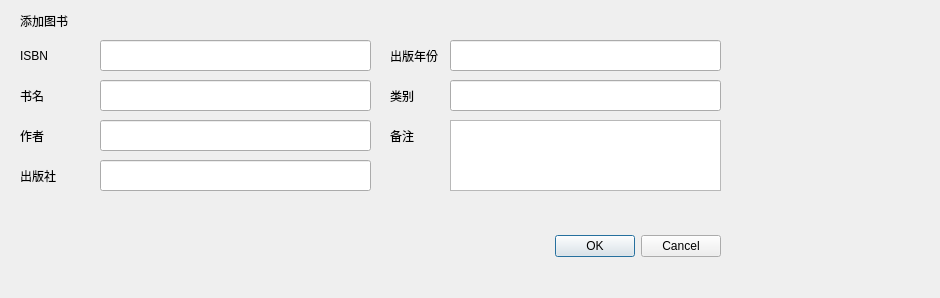
<?xml version="1.0" encoding="UTF-8"?>
<ui version="4.0">
 <class>AddBookDialog</class>
 <widget class="QDialog" name="AddBookDialog">
  <property name="geometry">
   <rect>
    <x>0</x>
    <y>0</y>
    <width>940</width>
    <height>298</height>
   </rect>
  </property>
  <property name="windowTitle">
   <string>Dialog</string>
  </property>
  <widget class="QDialogButtonBox" name="buttonBox">
   <property name="geometry">
    <rect>
     <x>380</x>
     <y>230</y>
     <width>341</width>
     <height>32</height>
    </rect>
   </property>
   <property name="orientation">
    <enum>Qt::Orientation::Horizontal</enum>
   </property>
   <property name="standardButtons">
    <set>QDialogButtonBox::StandardButton::Cancel|QDialogButtonBox::StandardButton::Ok</set>
   </property>
  </widget>
  <widget class="QLabel" name="label">
   <property name="geometry">
    <rect>
     <x>20</x>
     <y>0</y>
     <width>111</width>
     <height>41</height>
    </rect>
   </property>
   <property name="text">
    <string>添加图书</string>
   </property>
  </widget>
  <widget class="QLineEdit" name="isbnline">
   <property name="geometry">
    <rect>
     <x>100</x>
     <y>40</y>
     <width>271</width>
     <height>31</height>
    </rect>
   </property>
  </widget>
  <widget class="QLabel" name="label_2">
   <property name="geometry">
    <rect>
     <x>20</x>
     <y>40</y>
     <width>81</width>
     <height>31</height>
    </rect>
   </property>
   <property name="text">
    <string>ISBN</string>
   </property>
  </widget>
  <widget class="QLineEdit" name="nameline">
   <property name="geometry">
    <rect>
     <x>100</x>
     <y>80</y>
     <width>271</width>
     <height>31</height>
    </rect>
   </property>
   <property name="text">
    <string/>
   </property>
  </widget>
  <widget class="QLabel" name="label_3">
   <property name="geometry">
    <rect>
     <x>20</x>
     <y>80</y>
     <width>81</width>
     <height>31</height>
    </rect>
   </property>
   <property name="text">
    <string>书名</string>
   </property>
  </widget>
  <widget class="QLabel" name="label_4">
   <property name="geometry">
    <rect>
     <x>20</x>
     <y>160</y>
     <width>81</width>
     <height>31</height>
    </rect>
   </property>
   <property name="text">
    <string>出版社</string>
   </property>
  </widget>
  <widget class="QLineEdit" name="authorline">
   <property name="geometry">
    <rect>
     <x>100</x>
     <y>120</y>
     <width>271</width>
     <height>31</height>
    </rect>
   </property>
  </widget>
  <widget class="QLineEdit" name="publisherline">
   <property name="geometry">
    <rect>
     <x>100</x>
     <y>160</y>
     <width>271</width>
     <height>31</height>
    </rect>
   </property>
   <property name="text">
    <string/>
   </property>
  </widget>
  <widget class="QLabel" name="label_5">
   <property name="geometry">
    <rect>
     <x>20</x>
     <y>120</y>
     <width>81</width>
     <height>31</height>
    </rect>
   </property>
   <property name="text">
    <string>作者</string>
   </property>
  </widget>
  <widget class="QLabel" name="label_6">
   <property name="geometry">
    <rect>
     <x>390</x>
     <y>80</y>
     <width>81</width>
     <height>31</height>
    </rect>
   </property>
   <property name="text">
    <string>类别</string>
   </property>
  </widget>
  <widget class="QLabel" name="label_7">
   <property name="geometry">
    <rect>
     <x>390</x>
     <y>120</y>
     <width>81</width>
     <height>31</height>
    </rect>
   </property>
   <property name="text">
    <string>备注</string>
   </property>
  </widget>
  <widget class="QLineEdit" name="yearline">
   <property name="geometry">
    <rect>
     <x>450</x>
     <y>40</y>
     <width>271</width>
     <height>31</height>
    </rect>
   </property>
  </widget>
  <widget class="QLineEdit" name="categoryline">
   <property name="geometry">
    <rect>
     <x>450</x>
     <y>80</y>
     <width>271</width>
     <height>31</height>
    </rect>
   </property>
   <property name="text">
    <string/>
   </property>
  </widget>
  <widget class="QLabel" name="label_9">
   <property name="geometry">
    <rect>
     <x>390</x>
     <y>40</y>
     <width>81</width>
     <height>31</height>
    </rect>
   </property>
   <property name="text">
    <string>出版年份</string>
   </property>
  </widget>
  <widget class="QPlainTextEdit" name="remarksarea">
   <property name="geometry">
    <rect>
     <x>450</x>
     <y>120</y>
     <width>271</width>
     <height>71</height>
    </rect>
   </property>
  </widget>
 </widget>
 <resources/>
 <connections>
  <connection>
   <sender>buttonBox</sender>
   <signal>accepted()</signal>
   <receiver>AddBookDialog</receiver>
   <slot>accept()</slot>
   <hints>
    <hint type="sourcelabel">
     <x>248</x>
     <y>254</y>
    </hint>
    <hint type="destinationlabel">
     <x>157</x>
     <y>274</y>
    </hint>
   </hints>
  </connection>
  <connection>
   <sender>buttonBox</sender>
   <signal>rejected()</signal>
   <receiver>AddBookDialog</receiver>
   <slot>reject()</slot>
   <hints>
    <hint type="sourcelabel">
     <x>316</x>
     <y>260</y>
    </hint>
    <hint type="destinationlabel">
     <x>286</x>
     <y>274</y>
    </hint>
   </hints>
  </connection>
 </connections>
</ui>
